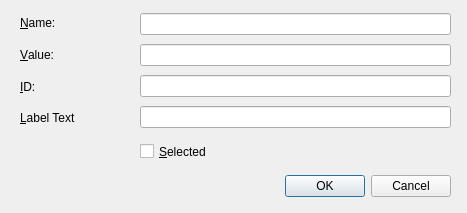
<?xml version="1.0" encoding="UTF-8"?>
<ui version="4.0">
 <class>Dialog</class>
 <widget class="QDialog" name="Dialog">
  <property name="geometry">
   <rect>
    <x>0</x>
    <y>0</y>
    <width>467</width>
    <height>213</height>
   </rect>
  </property>
  <property name="windowTitle">
   <string>Dialog</string>
  </property>
  <widget class="QDialogButtonBox" name="buttonBox">
   <property name="geometry">
    <rect>
     <x>110</x>
     <y>170</y>
     <width>341</width>
     <height>32</height>
    </rect>
   </property>
   <property name="orientation">
    <enum>Qt::Horizontal</enum>
   </property>
   <property name="standardButtons">
    <set>QDialogButtonBox::Cancel|QDialogButtonBox::Ok</set>
   </property>
  </widget>
  <widget class="QCheckBox" name="selectedField">
   <property name="geometry">
    <rect>
     <x>140</x>
     <y>140</y>
     <width>91</width>
     <height>23</height>
    </rect>
   </property>
   <property name="text">
    <string>&amp;Selected</string>
   </property>
  </widget>
  <widget class="QWidget" name="">
   <property name="geometry">
    <rect>
     <x>140</x>
     <y>10</y>
     <width>311</width>
     <height>124</height>
    </rect>
   </property>
   <layout class="QVBoxLayout" name="verticalLayout">
    <item>
     <widget class="QLineEdit" name="nameField">
      <property name="inputMask">
       <string/>
      </property>
     </widget>
    </item>
    <item>
     <widget class="QLineEdit" name="valueField"/>
    </item>
    <item>
     <widget class="QLineEdit" name="idField"/>
    </item>
    <item>
     <widget class="QLineEdit" name="labelTextField"/>
    </item>
   </layout>
  </widget>
  <widget class="QWidget" name="">
   <property name="geometry">
    <rect>
     <x>20</x>
     <y>10</y>
     <width>111</width>
     <height>121</height>
    </rect>
   </property>
   <layout class="QVBoxLayout" name="verticalLayout_2">
    <item>
     <widget class="QLabel" name="nameLabel">
      <property name="text">
       <string>&amp;Name:</string>
      </property>
      <property name="buddy">
       <cstring>nameField</cstring>
      </property>
     </widget>
    </item>
    <item>
     <widget class="QLabel" name="valueLabel">
      <property name="text">
       <string>&amp;Value:</string>
      </property>
      <property name="buddy">
       <cstring>valueField</cstring>
      </property>
     </widget>
    </item>
    <item>
     <widget class="QLabel" name="idLabel">
      <property name="text">
       <string>&amp;ID:</string>
      </property>
      <property name="buddy">
       <cstring>idField</cstring>
      </property>
     </widget>
    </item>
    <item>
     <widget class="QLabel" name="labelTextlabel">
      <property name="text">
       <string>&amp;Label Text</string>
      </property>
      <property name="buddy">
       <cstring>labelTextField</cstring>
      </property>
     </widget>
    </item>
   </layout>
  </widget>
 </widget>
 <tabstops>
  <tabstop>nameField</tabstop>
  <tabstop>valueField</tabstop>
  <tabstop>idField</tabstop>
  <tabstop>labelTextField</tabstop>
  <tabstop>buttonBox</tabstop>
 </tabstops>
 <resources/>
 <connections>
  <connection>
   <sender>buttonBox</sender>
   <signal>accepted()</signal>
   <receiver>Dialog</receiver>
   <slot>accept()</slot>
   <hints>
    <hint type="sourcelabel">
     <x>248</x>
     <y>254</y>
    </hint>
    <hint type="destinationlabel">
     <x>157</x>
     <y>274</y>
    </hint>
   </hints>
  </connection>
  <connection>
   <sender>buttonBox</sender>
   <signal>rejected()</signal>
   <receiver>Dialog</receiver>
   <slot>reject()</slot>
   <hints>
    <hint type="sourcelabel">
     <x>316</x>
     <y>260</y>
    </hint>
    <hint type="destinationlabel">
     <x>286</x>
     <y>274</y>
    </hint>
   </hints>
  </connection>
 </connections>
</ui>
